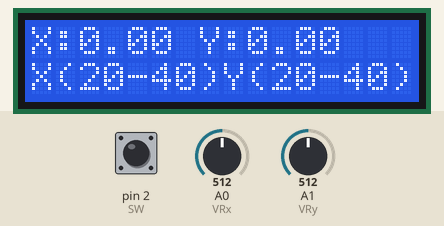
This sketch was run on a simulated Arduino Uno, built with avr-gcc and run on an emulated ATmega328P. Shown: 16×2 character LCD. The test bench sets the inputs (shaded band); at power-on: A0 (VRx) = 512, A1 (VRy) = 512, pin 2 (SW) HIGH. What the sketch prints to the serial monitor is not drawn.

Above: at 1.2 s.
1.3 s: A0 (VRx) set to 481
At 1.42 s:
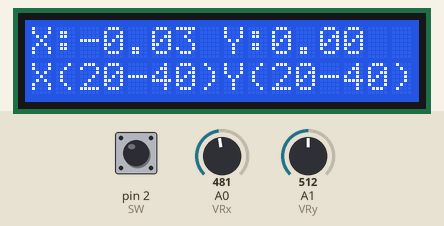
2.8 s: A1 (VRy) set to 716
At 2.95 s:
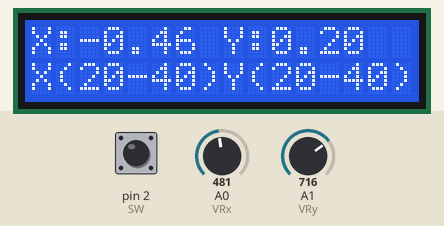
5.8 s: A0 (VRx) set to 30
At 5.89 s:
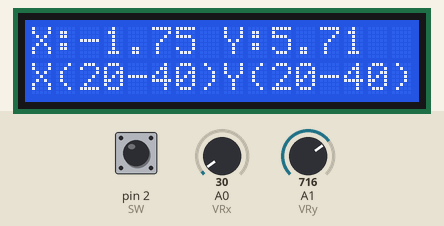
7.3 s: A1 (VRy) set to 511
At 7.42 s:
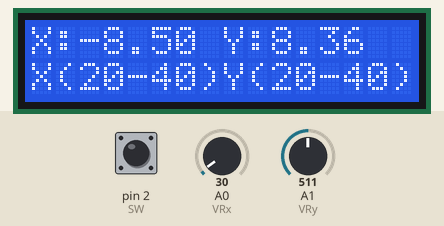
8.8 s: A0 (VRx) set to 716
At 8.95 s:
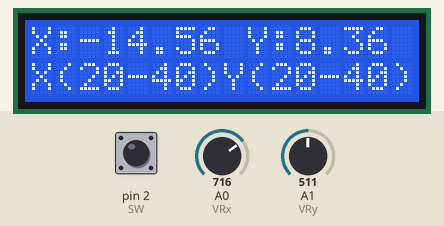
11.8 s: A1 (VRy) set to 306
At 11.89 s:
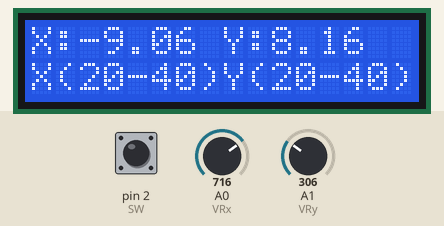

Measured:
- after the input at 1.3 s, the display: changes after 0.07 s (image 1)

The sketch:

sketch_stickLastMinute.ino
```cpp
// Angel Soto
// Joystick - Arduino

//Library
#include <LiquidCrystal.h>
using namespace std;
// initialize the library by associating any needed LCD interface pin
// with the arduino pin number it is connected to
const int rs = 12, en = 11, d4 = 6, d5 = 5, d6 = 4, d7 = 3;
LiquidCrystal lcd(rs, en, d4, d5, d6, d7);

// board connections
int VRx = A0;
int VRy = A1;
int SW = 2;

// init values
int xPosition = 0;
int yPosition = 0;
int SW_state = 0;
int mapX = 0;
int mapY = 0;
float x_coord = 0;
float y_coord = 0;
int sensitivity = 15;

int x_coord_min = 20;
int x_coord_max = 40;
int y_coord_min = 20;
int y_coord_max = 40;
/*
//This block of code below is an alternative to the above block, with the aim being
//to create a random x/y-coord target range upon startup each time.
//If this is indeed used, delete the above block as well as this paragraph.
//Note that this code has not been tested. Test it and tweak it if necessary.
//You will need the device to do this.
int x_coord_min = random(-50, 50);
int x_coord_max = random(-50, 50);
int y_coord_min = random(-50, 50);
int y_coord_max = random(-50, 50);
*/

void setup() {
 Serial.begin(9600);

 pinMode(VRx, INPUT);
 pinMode(VRy, INPUT);
 pinMode(SW, INPUT_PULLUP);

 // set up the LCD's number of columns and rows:
  lcd.begin(16, 2);
}

void loop() {
  // put your main code here, to run repeatedly:

  xPosition = analogRead(VRx);
  yPosition = analogRead(VRy);
  SW_state = digitalRead(SW);

  mapX = map(xPosition, 0, 1023, -512, 512);
  mapY = map(yPosition, 0, 1023, -512, 512);

  if(abs(mapX) > sensitivity)
  {
    x_coord += mapX;//x_coord is mutated by joystick input.
  }
  if (abs(mapY) > sensitivity)
  {
    y_coord += mapY;//y_coord is mutated by joystick input.
  }

  //below is for the first line on the LCD
  lcd.clear();
  lcd.print("X:");
  lcd.print(x_coord/1000);
  lcd.print(" Y:");
  lcd.print(y_coord/1000);

  //below is for the second line of the LCD
  lcd.setCursor(0, 1);
  lcd.print("X(");
  lcd.print(x_coord_min);
  lcd.print("-");
  lcd.print(x_coord_max);
  lcd.print(")Y(");
  lcd.print(y_coord_min);
  lcd.print("-");
  lcd.print(y_coord_max);
  lcd.print(")");

  //below is for the Serial Monitor's display
  Serial.print("X: ");
  Serial.print(x_coord);
  Serial.print(" | Y: ");
  Serial.print(y_coord);
  Serial.print(" | Button: ");
  Serial.println(SW_state);

  // Turn on the display:
  lcd.display();

  delay(100);


}
```
